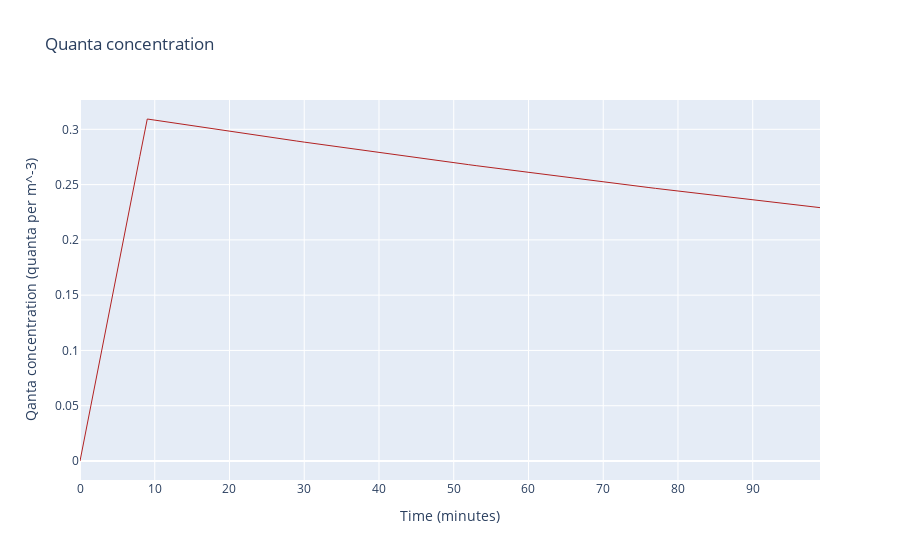

Notebook code for this chart:
### Code cell
# Plot concentration in micro-environment over a period

# Set base statistics
me_volume = 75 # m^3
me_air_exchange_rate = 0.2 # h^-1: natural ventilation (0.2) mechanical ventilation (2.2)
me_quanta_emission_rate = 15.7 # quanta h^-1: Resting(98.1), Standing (147), Light Exercise (317)
me_n0 = 0.0

me_infected = 1

periods = 100
time_interval = 1/60 # minutes
n = [] # create a list for results
time_axis =[]

time_axis.append(0)
n.append(me_n0)

for t in range(1, periods):
    time_axis.append(t)
    this_n =  me_n0 if not n else n[-1] # initialise n, otherwise use last time period
    this_infected = me_infected if t <10 else 0
    n.append(quanta_concentration(1, me_volume, me_air_exchange_rate, this_infected, me_quanta_emission_rate, this_n, time_interval))

fig = go.Figure()
fig.add_trace(go.Scatter(x=time_axis, y=n , name='quanta concentration', line=dict(color='firebrick', width=1)))
fig.update_layout(title='Quanta concentration',
                   xaxis_title='Time (minutes)',
                   yaxis_title='Quanta concentration (quanta per m^-3)')
fig.show()

### Figure 1 — Plotly figure (JSON) as saved in the notebook; plotly's stock layout.template omitted (floating-point values rounded to 4 significant figures)
{"data": [{"line": {"color": "firebrick", "width": 1}, "name": "quanta concentration", "type": "scatter", "x": [0, 1, 2, 3, 4, 5, 6, 7, 8, 9, 10, 11, 12, 13, 14, 15, 16, 17, 18, 19, 20, 21, 22, 23, 24, 25, 26, 27, 28, 29, 30, 31, 32, 33, 34, 35, 36, 37, 38, 39, 40, 41, 42, 43, 44, 45, 46, 47, 48, 49, 50, 51, 52, 53, 54, 55, 56, 57, 58, 59, 60, 61, 62, 63, 64, 65, 66, 67, 68, 69, 70, 71, 72, 73, 74, 75, 76, 77, 78, 79, 80, 81, 82, 83, 84, 85, 86, 87, 88, 89, 90, 91, 92, 93, 94, 95, 96, 97, 98, 99], "y": [0, 0.03483, 0.06955, 0.1041, 0.1386, 0.173, 0.2073, 0.2414, 0.2754, 0.3093, 0.3083, 0.3073, 0.3063, 0.3052, 0.3042, 0.3032, 0.3022, 0.3012, 0.3002, 0.2992, 0.2982, 0.2972, 0.2962, 0.2952, 0.2943, 0.2933, 0.2923, 0.2913, 0.2904, 0.2894, 0.2884, 0.2875, 0.2865, 0.2856, 0.2846, 0.2837, 0.2827, 0.2818, 0.2808, 0.2799, 0.279, 0.278, 0.2771, 0.2762, 0.2753, 0.2744, 0.2734, 0.2725, 0.2716, 0.2707, 0.2698, 0.2689, 0.268, 0.2671, 0.2662, 0.2654, 0.2645, 0.2636, 0.2627, 0.2618, 0.261, 0.2601, 0.2592, 0.2584, 0.2575, 0.2567, 0.2558, 0.255, 0.2541, 0.2533, 0.2524, 0.2516, 0.2507, 0.2499, 0.2491, 0.2482, 0.2474, 0.2466, 0.2458, 0.245, 0.2441, 0.2433, 0.2425, 0.2417, 0.2409, 0.2401, 0.2393, 0.2385, 0.2377, 0.2369, 0.2361, 0.2354, 0.2346, 0.2338, 0.233, 0.2322, 0.2315, 0.2307, 0.2299, 0.2292]}], "layout": {"title": {"text": "Quanta concentration"}, "xaxis": {"title": {"text": "Time (minutes)"}}, "yaxis": {"title": {"text": "Qanta concentration (quanta per m^-3)"}}}}
